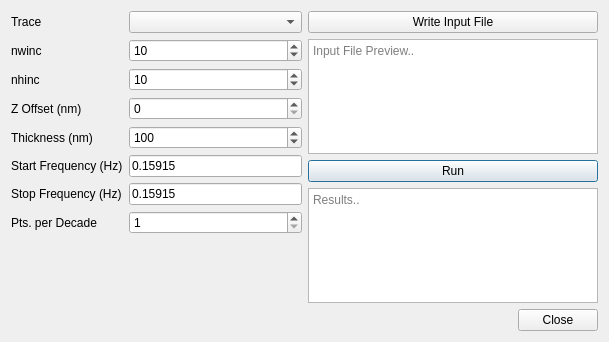
<?xml version="1.0" encoding="UTF-8"?>
<ui version="4.0">
 <class>Dialog</class>
 <widget class="QDialog" name="Dialog">
  <property name="geometry">
   <rect>
    <x>0</x>
    <y>0</y>
    <width>609</width>
    <height>342</height>
   </rect>
  </property>
  <property name="windowTitle">
   <string>Dialog</string>
  </property>
  <layout class="QVBoxLayout" name="verticalLayout">
   <item>
    <layout class="QHBoxLayout" name="horizontalLayout">
     <item>
      <layout class="QFormLayout" name="formLayout">
       <item row="0" column="0">
        <widget class="QLabel" name="traceInputLabel">
         <property name="text">
          <string>Trace</string>
         </property>
        </widget>
       </item>
       <item row="0" column="1">
        <widget class="QComboBox" name="traceComboBox"/>
       </item>
       <item row="1" column="0">
        <widget class="QLabel" name="nwincInputLabel">
         <property name="text">
          <string>nwinc</string>
         </property>
        </widget>
       </item>
       <item row="1" column="1">
        <widget class="QSpinBox" name="nwincInput">
         <property name="minimum">
          <number>1</number>
         </property>
         <property name="value">
          <number>10</number>
         </property>
        </widget>
       </item>
       <item row="2" column="0">
        <widget class="QLabel" name="nhincInputLabel">
         <property name="text">
          <string>nhinc</string>
         </property>
        </widget>
       </item>
       <item row="2" column="1">
        <widget class="QSpinBox" name="nhincInput">
         <property name="minimum">
          <number>1</number>
         </property>
         <property name="value">
          <number>10</number>
         </property>
        </widget>
       </item>
       <item row="3" column="0">
        <widget class="QLabel" name="label">
         <property name="text">
          <string>Z Offset (nm)</string>
         </property>
        </widget>
       </item>
       <item row="3" column="1">
        <widget class="QSpinBox" name="zInput">
         <property name="maximum">
          <number>100000</number>
         </property>
        </widget>
       </item>
       <item row="4" column="0">
        <widget class="QLabel" name="label_2">
         <property name="text">
          <string>Thickness (nm)</string>
         </property>
        </widget>
       </item>
       <item row="4" column="1">
        <widget class="QSpinBox" name="tInput">
         <property name="showGroupSeparator" stdset="0">
          <bool>false</bool>
         </property>
         <property name="maximum">
          <number>100000</number>
         </property>
         <property name="value">
          <number>100</number>
         </property>
         <property name="displayIntegerBase">
          <number>10</number>
         </property>
        </widget>
       </item>
       <item row="5" column="0">
        <widget class="QLabel" name="label_3">
         <property name="text">
          <string>Start Frequency (Hz)</string>
         </property>
        </widget>
       </item>
       <item row="6" column="0">
        <widget class="QLabel" name="label_4">
         <property name="text">
          <string>Stop Frequency (Hz)</string>
         </property>
        </widget>
       </item>
       <item row="7" column="0">
        <widget class="QLabel" name="label_5">
         <property name="text">
          <string>Pts. per Decade</string>
         </property>
        </widget>
       </item>
       <item row="5" column="1">
        <widget class="QLineEdit" name="startFreqInput">
         <property name="text">
          <string>0.15915</string>
         </property>
        </widget>
       </item>
       <item row="6" column="1">
        <widget class="QLineEdit" name="stopFreqInput">
         <property name="text">
          <string>0.15915</string>
         </property>
        </widget>
       </item>
       <item row="7" column="1">
        <widget class="QSpinBox" name="ptsInput">
         <property name="minimum">
          <number>1</number>
         </property>
         <property name="value">
          <number>1</number>
         </property>
        </widget>
       </item>
      </layout>
     </item>
     <item>
      <layout class="QVBoxLayout" name="verticalLayout_2">
       <item>
        <widget class="QPushButton" name="writeInputBtn">
         <property name="text">
          <string>Write Input File</string>
         </property>
         <property name="autoDefault">
          <bool>false</bool>
         </property>
         <property name="default">
          <bool>false</bool>
         </property>
        </widget>
       </item>
       <item>
        <widget class="QTextEdit" name="inputFilePreview">
         <property name="enabled">
          <bool>true</bool>
         </property>
         <property name="readOnly">
          <bool>true</bool>
         </property>
         <property name="placeholderText">
          <string>Input File Preview..</string>
         </property>
        </widget>
       </item>
       <item>
        <widget class="QPushButton" name="runBtn">
         <property name="text">
          <string>Run</string>
         </property>
         <property name="default">
          <bool>true</bool>
         </property>
         <property name="flat">
          <bool>false</bool>
         </property>
        </widget>
       </item>
       <item>
        <widget class="QTextEdit" name="outputPreview">
         <property name="enabled">
          <bool>true</bool>
         </property>
         <property name="readOnly">
          <bool>true</bool>
         </property>
         <property name="placeholderText">
          <string>Results..</string>
         </property>
        </widget>
       </item>
      </layout>
     </item>
    </layout>
   </item>
   <item>
    <widget class="QDialogButtonBox" name="buttonBox">
     <property name="orientation">
      <enum>Qt::Horizontal</enum>
     </property>
     <property name="standardButtons">
      <set>QDialogButtonBox::Close</set>
     </property>
    </widget>
   </item>
  </layout>
 </widget>
 <resources/>
 <connections>
  <connection>
   <sender>buttonBox</sender>
   <signal>accepted()</signal>
   <receiver>Dialog</receiver>
   <slot>accept()</slot>
   <hints>
    <hint type="sourcelabel">
     <x>248</x>
     <y>254</y>
    </hint>
    <hint type="destinationlabel">
     <x>157</x>
     <y>274</y>
    </hint>
   </hints>
  </connection>
  <connection>
   <sender>buttonBox</sender>
   <signal>rejected()</signal>
   <receiver>Dialog</receiver>
   <slot>reject()</slot>
   <hints>
    <hint type="sourcelabel">
     <x>316</x>
     <y>260</y>
    </hint>
    <hint type="destinationlabel">
     <x>286</x>
     <y>274</y>
    </hint>
   </hints>
  </connection>
 </connections>
</ui>
